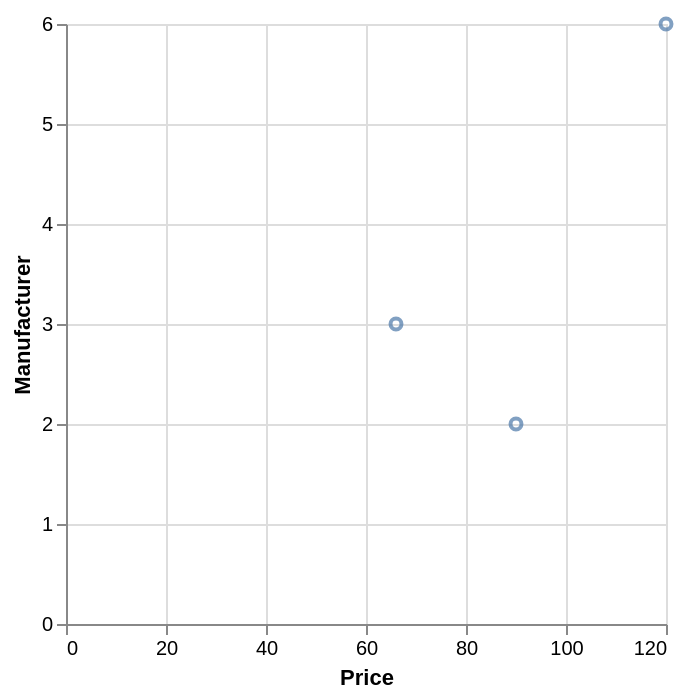

Vega-Lite specification stored for this chart:
### Vega-Lite specification from a JSON file in a GitHub repository (floating-point values rounded to 4 significant figures)
{"data": {"values": [{"x_data": 120, "y_data": 6}, {"x_data": 90, "y_data": 2}, {"x_data": 66, "y_data": 3}]}, "mark": "point", "encoding": {"x": {"field": "x_data", "type": "quantitative", "title": "Price"}, "y": {"field": "y_data", "type": "quantitative", "title": "Manufacturer"}}}
